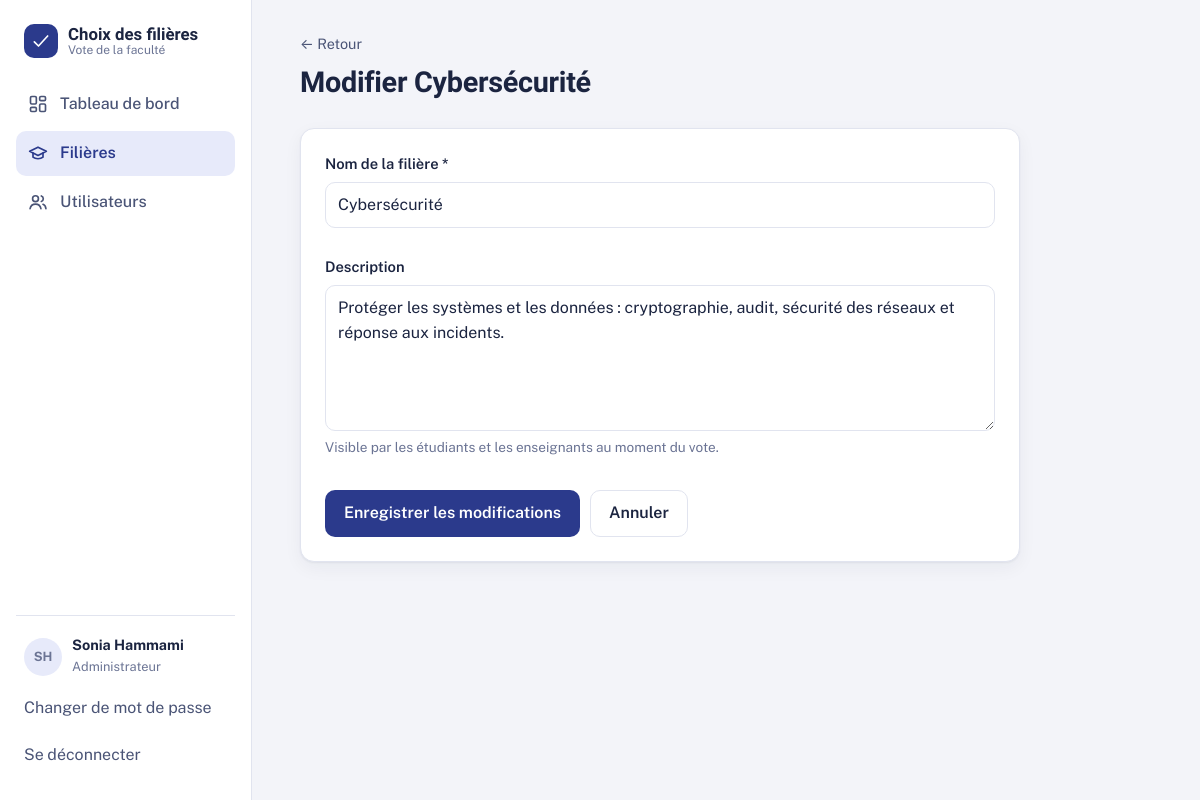
The page /filieres/2/modifier/ (signed in) on the database its author committed.
### accounts/models.py (models this page shows, shortened)
class Utilisateur(AbstractUser):
    ADMIN = "admin"
    ENSEIGNANT = "enseignant"
    ETUDIANT = "etudiant"
    ROLE_CHOICES = [
        (ADMIN, "Administrateur"),
        (ENSEIGNANT, "Enseignant"),
        (ETUDIANT, "Étudiant"),
    ]
    role = models.CharField("rôle", max_length=20, choices=ROLE_CHOICES, default=ETUDIANT, db_index=True)
    class Meta:
        ordering = ["last_name", "first_name", "username"]
        verbose_name = "utilisateur"
        verbose_name_plural = "utilisateurs"
    @property
    def nom_complet(self):
        return self.get_full_name() or self.username
    @property
    def initiales(self):
        lettres = f"{self.first_name[:1]}{self.last_name[:1]}".upper()
        return lettres or self.username[:2].upper()

### filieres/models.py (models this page shows, shortened)
class Filiere(models.Model):
    EN_VOTE = "en_vote"
    OUVERTE = "ouverte"
    REFUSEE = "refusee"
    STATUT_CHOICES = [
        (EN_VOTE, "En cours de vote"),
        (OUVERTE, "Classe ouverte"),
        (REFUSEE, "Non retenue"),
    ]
    nom = models.CharField("nom de la filière", max_length=120, unique=True)
    description = models.TextField("description", blank=True)
    nb_votes_oui = models.PositiveIntegerField("votes oui", default=0, editable=False)
    nb_votes_non = models.PositiveIntegerField("votes non", default=0, editable=False)
    pourcentage_oui = models.FloatField("pourcentage de oui", default=0, editable=False)
    nb_enseignants_disponibles = models.PositiveIntegerField("enseignants disponibles", default=0, editable=False)
    statut = models.CharField("statut", max_length=10, choices=STATUT_CHOICES, default=EN_VOTE, db_index=True)
    date_creation = models.DateTimeField("créée le", auto_now_add=True)
    date_decision = models.DateTimeField("décision prise le", null=True, blank=True)
    etudiants = models.ManyToManyField("accounts.Etudiant", through="VoteEtudiant", related_name="filieres_votees")
    enseignants = models.ManyToManyField("accounts.Enseignant", through="DisponibiliteEnseignant",
                                         related_name="filieres_proposees")
    class Meta:
        ordering = ["-date_creation"]
        verbose_name = "filière"

### filieres/views.py (the view, shortened to what this page needs)
# urls.py: path("filieres/<int:pk>/modifier/", views.FiliereUpdateView.as_view(), name="filiere_update"),
class FiliereUpdateView(AdminRequiredMixin, SuccessMessageMixin, UpdateView):
    model = Filiere
    form_class = FiliereForm
    template_name = "filieres/filiere_form.html"
    success_message = "La filière « %(nom)s » a été mise à jour."
    def get_context_data(self, **kwargs):
        ctx = super().get_context_data(**kwargs)
        ctx["titre"] = f"Modifier {self.object.nom}"
        return ctx

### filieres/forms.py (shortened to what this page needs)
class FiliereForm(forms.ModelForm):
    class Meta:
        model = Filiere
        fields = ["nom", "description"]
        widgets = {"description": forms.Textarea(attrs={"rows": 5, "placeholder": "À quoi prépare cette filière ? Quels débouchés ?"})}
        help_texts = {"description": "Visible par les étudiants et les enseignants au moment du vote."}

### accounts/mixins.py (called while the page is built)
    def test_func(self):
        return self.request.user.role in self.roles

### filieres/context_processors.py (called while the page is built)
def regles(request):
    user = getattr(request, "user", None)
    return {
        "peut_decider": bool(user and user.is_authenticated and user.role in settings.FILIERE_DECISION_ROLES),
    }

### templates/filieres/filiere_form.html (shortened to what this page needs)
{% extends "base.html" %}
{% block content %}
<a class="back" href="{% if object %}{% url 'filiere_detail' object.pk %}{% else %}{% url 'filiere_list' %}{% endif %}">&larr; Retour</a>
<div class="page-head"><h1>{{ titre }}</h1></div>
<form method="post" class="card form-card" novalidate>
  <div class="stack" style="--gap:16px">
    {% include "partials/_field.html" with field=form.nom %}
    {% include "partials/_field.html" with field=form.description %}
  </div>
  <div class="form-actions" style="margin-top:24px">
    <button class="btn" type="submit">{% if object %}Enregistrer les modifications{% else %}Ouvrir au vote{% endif %}</button>
    <a class="btn btn-quiet" href="{% if object %}{% url 'filiere_detail' object.pk %}{% else %}{% url 'filiere_list' %}{% endif %}">Annuler</a>
  </div>
</form>
{% endblock %}

### templates/base.html (shortened to what this page needs)
{% load static %}<!doctype html>
<html lang="fr">
<head>
  <link rel="stylesheet" href="{% static 'css/style.css' %}">
</head>
<body>
{% block layout %}
{% with url_name=request.resolver_match.url_name %}
<div class="shell">
  <aside class="sidebar" id="sidebar" aria-label="Navigation principale">
    <a class="brand" href="{% url 'dashboard' %}">
      <span class="brand-mark" aria-hidden="true"><svg viewBox="0 0 24 24" fill="none" stroke="currentColor" stroke-width="2" stroke-linecap="round" stroke-linejoin="round"><path d="M4 13l5 5L20 6"/></svg></span>
      <span class="brand-name">Choix des filières<small>Vote de la faculté</small></span>
    </a>
    <nav class="nav">
      <a href="{% url 'dashboard' %}" {% if url_name == 'dashboard' %}aria-current="page"{% endif %}>
        Tableau de bord</a>
      <a href="{% url 'filiere_list' %}" {% if url_name|slice:":7" == 'filiere' %}aria-current="page"{% endif %}>
        <svg viewBox="0 0 24 24" fill="none" stroke="currentColor" stroke-width="2" stroke-linecap="round" stroke-linejoin="round" aria-hidden="true"><path d="M22 10L12 5 2 10l10 5 10-5z"/><path d="M6 12v5c3 2.5 9 2.5 12 0v-5"/></svg>
        Filières</a>
      {% if user.role == 'admin' %}
      <a href="{% url 'utilisateur_list' %}" {% if url_name|slice:":11" == 'utilisateur' %}aria-current="page"{% endif %}>
        <svg viewBox="0 0 24 24" fill="none" stroke="currentColor" stroke-width="2" stroke-linecap="round" stroke-linejoin="round" aria-hidden="true"><circle cx="9" cy="8" r="3.5"/><path d="M2.5 20c.6-3.4 3.3-5.5 6.5-5.5s5.9 2.1 6.5 5.5"/><path d="M16 4.7a3.5 3.5 0 010 6.6M18 14.8c2 .7 3.2 2.5 3.5 5.2"/></svg>
        Utilisateurs</a>
      {% endif %}
    </nav>
    <div class="sidebar-foot">
      <div class="me">
        <span class="avatar" aria-hidden="true">{{ user.initiales }}</span>
        <div><strong>{{ user.nom_complet }}</strong><span>{{ user.get_role_display }}</span></div>
      </div>
      <a class="linklike" href="{% url 'password_change' %}">Changer de mot de passe</a>
      <form method="post" action="{% url 'logout' %}">{% csrf_token %}<button class="linklike" type="submit" style="width:100%">Se déconnecter</button></form>
    </div>
  </aside>
  <div>
    <main id="contenu" class="main"><div class="container">{% block content %}{% endblock %}</div></main>
  </div>
</div>
{% endwith %}
{% endblock %}
</body>
</html>

### templates/partials/_field.html (shortened to what this page needs)
{% if field.field.widget.input_type == "checkbox" %}
<div class="field field-check {% if field.errors %}has-error{% endif %}">
  {{ field }}
  <label for="{{ field.id_for_label }}">{{ field.label }}</label>
  {% for e in field.errors %}<p class="error">{{ e }}</p>{% endfor %}
</div>
{% else %}
<div class="field {% if wide %}wide{% endif %} {% if field.errors %}has-error{% endif %}">
  <label for="{{ field.id_for_label }}">{{ field.label }}{% if field.field.required %}<span aria-hidden="true"> *</span>{% endif %}</label>
  {{ field }}
  {% if field.help_text %}<p class="hint">{{ field.help_text }}</p>{% endif %}
</div>
{% endif %}

### static/css/style.css (style rules this page uses)
:root { --ink: #1b2440; --ink-2: #4a5476; --ink-3: #6b7494; --paper: #f3f4f9; --surface: #ffffff; --line: #e1e4ef; --brand: #2b3a8c; --brand-ink: #ffffff; --brand-soft: #e7eafa; --oui: #0c8a67; --oui-soft: #dcf3ea; --non: #c2403a; --non-soft: #fae5e2; --wait: #9a5f08; --wait-soft: #fbeed4; --radius: 14px; --radius-sm: 10px; --shadow: 0 1px 2px rgba(27, 36, 64, .06), 0 6px 18px rgba(27, 36, 64, .05); --font: "Public Sans", system-ui, -apple-system, "Segoe UI", Roboto, sans-serif; --font-title: "Bricolage Grotesque", "Public Sans", system-ui, sans-serif; color-scheme: light; }
*, *::before, *::after { box-sizing: border-box; }
html { -webkit-text-size-adjust: 100%; }
body { margin: 0; background: var(--paper); color: var(--ink); font: 16px/1.55 var(--font); }
h1, h2, h3 { font-family: var(--font-title); line-height: 1.2; margin: 0; letter-spacing: -.01em; }
h1 { font-size: clamp(1.6rem, 2.4vw, 2.1rem); font-weight: 700; }
p { margin: 0; }
a { color: var(--brand); text-underline-offset: 3px; }
.shell { display: grid; grid-template-columns: 252px 1fr; min-height: 100vh; }
.sidebar { position: sticky; top: 0; height: 100vh; display: flex; flex-direction: column; gap: 24px; padding: 24px 16px; background: var(--surface); border-right: 1px solid var(--line); }
.brand { display: flex; align-items: center; gap: 10px; padding: 0 8px; text-decoration: none; color: var(--ink); }
.brand-mark { width: 34px; height: 34px; border-radius: 10px; background: var(--brand); color: var(--brand-ink); display: grid; place-items: center; }
.brand-name { font-family: var(--font-title); font-weight: 700; font-size: 1.05rem; line-height: 1.1; }
.brand-name small { display: block; font-family: var(--font); font-weight: 400; font-size: .75rem; color: var(--ink-3); }
.nav { display: flex; flex-direction: column; gap: 4px; }
.nav a { display: flex; align-items: center; gap: 12px; padding: 10px 12px; border-radius: var(--radius-sm); color: var(--ink-2); text-decoration: none; font-weight: 500; }
.nav a[aria-current="page"] { background: var(--brand-soft); color: var(--brand); font-weight: 600; }
.nav svg, .brand-mark svg { width: 20px; height: 20px; flex: none; }
.sidebar-foot { margin-top: auto; display: flex; flex-direction: column; gap: 6px; border-top: 1px solid var(--line); padding-top: 16px; }
.me { display: flex; align-items: center; gap: 10px; padding: 4px 8px; }
.me strong { display: block; font-size: .9rem; line-height: 1.2; }
.me span { font-size: .8rem; color: var(--ink-3); }
.linklike { background: none; border: 0; padding: 8px; font: inherit; color: var(--ink-2); cursor: pointer; text-align: left; border-radius: 8px; text-decoration: none; display: block; }
.avatar { width: 38px; height: 38px; border-radius: 50%; background: var(--brand-soft); color: var(--brand); display: grid; place-items: center; font-weight: 700; font-size: .85rem; flex: none; }
.main { min-width: 0; padding: 32px clamp(16px, 4vw, 48px) 64px; }
.container { max-width: 1040px; margin: 0 auto; }
.page-head { display: flex; flex-wrap: wrap; align-items: flex-end; justify-content: space-between; gap: 16px; margin-bottom: 28px; }
.back { display: inline-block; margin-bottom: 10px; font-size: .9rem; color: var(--ink-2); text-decoration: none; }
.stack > * + * { margin-top: 28px; }
.btn { display: inline-flex; align-items: center; justify-content: center; gap: 8px; padding: 10px 18px; min-height: 44px; border: 1.5px solid transparent; border-radius: var(--radius-sm); font: inherit; font-weight: 600; cursor: pointer; background: var(--brand); color: var(--brand-ink); text-decoration: none; transition: filter .15s, background .15s; }
.btn-quiet { background: transparent; color: var(--ink); border-color: var(--line); }
.card { background: var(--surface); border: 1px solid var(--line); border-radius: var(--radius); padding: 24px; box-shadow: var(--shadow); }
.form-card { max-width: 720px; }
.field { display: flex; flex-direction: column; gap: 6px; }
.field label { font-weight: 600; font-size: .92rem; }
input[type=text], input[type=email], input[type=password], input[type=search], select, textarea { width: 100%; padding: 10px 12px; min-height: 44px; border: 1.5px solid var(--line); border-radius: var(--radius-sm); background: var(--surface); color: var(--ink); font: inherit; }
textarea { resize: vertical; }
.hint { font-size: .85rem; color: var(--ink-3); }
.form-actions { display: flex; flex-wrap: wrap; gap: 10px; padding-top: 8px; }

### rows shown on the page
Utilisateur: initiales "SH", nom_complet "Sonia Hammami", role "Administrateur"
Filiere: nom "Cybersécurité", description "Protéger les systèmes et les données : cryptographie, audit, sécurité des réseaux et réponse aux incidents."

### other values the page prints
{{ titre }} "Modifier Cybersécurité"
{{ field.label }} "Nom de la filière Description"
{{ field.help_text }} "Visible par les étudiants et les enseignants au moment du vote."
